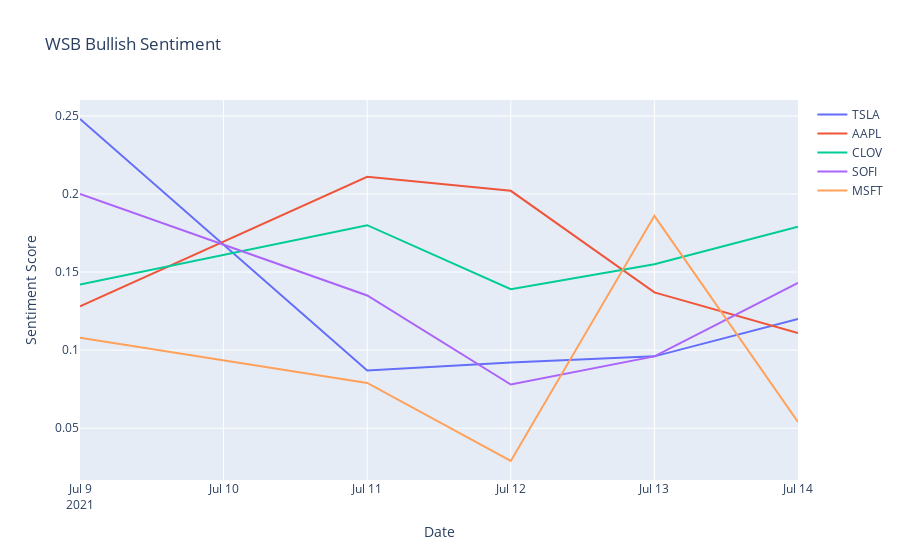
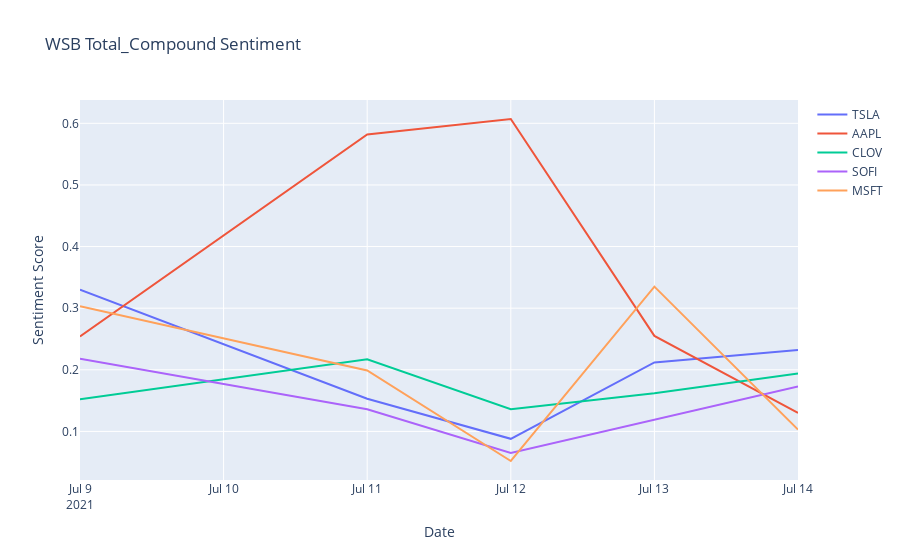

Notebook code cell kept with these figures, in order:
### Code cell
TREND_LENGTH = 5
sentiment_list = ['Bullish', 'Total_Compound']

trending_data = trend_data(TREND_LENGTH)
trending = trending_stocks(TREND_LENGTH)
plot_trends(sentiment_list)

### Figure 1 — Plotly figure (JSON) as saved in the notebook; plotly's stock layout.template omitted (floating-point values rounded to 4 significant figures)
{"data": [{"mode": "lines", "name": "TSLA", "type": "scatter", "x": ["2021-07-09T00:00:00", "2021-07-11T00:00:00", "2021-07-12T00:00:00", "2021-07-13T00:00:00", "2021-07-14T00:00:00"], "y": [0.248, 0.087, 0.092, 0.096, 0.12]}, {"mode": "lines", "name": "AAPL", "type": "scatter", "x": ["2021-07-09T00:00:00", "2021-07-11T00:00:00", "2021-07-12T00:00:00", "2021-07-13T00:00:00", "2021-07-14T00:00:00"], "y": [0.128, 0.211, 0.202, 0.137, 0.111]}, {"mode": "lines", "name": "CLOV", "type": "scatter", "x": ["2021-07-09T00:00:00", "2021-07-11T00:00:00", "2021-07-12T00:00:00", "2021-07-13T00:00:00", "2021-07-14T00:00:00"], "y": [0.142, 0.18, 0.139, 0.155, 0.179]}, {"mode": "lines", "name": "SOFI", "type": "scatter", "x": ["2021-07-09T00:00:00", "2021-07-11T00:00:00", "2021-07-12T00:00:00", "2021-07-13T00:00:00", "2021-07-14T00:00:00"], "y": [0.2, 0.135, 0.078, 0.096, 0.143]}, {"mode": "lines", "name": "MSFT", "type": "scatter", "x": ["2021-07-09T00:00:00", "2021-07-11T00:00:00", "2021-07-12T00:00:00", "2021-07-13T00:00:00", "2021-07-14T00:00:00"], "y": [0.108, 0.079, 0.029, 0.186, 0.054]}], "layout": {"autosize": true, "title": {"text": "WSB Bullish Sentiment"}, "xaxis": {"autorange": true, "range": ["2021-07-09", "2021-07-14"], "title": {"text": "Date"}, "type": "date"}, "yaxis": {"autorange": true, "range": [0.01683, 0.2602], "title": {"text": "Sentiment Score"}, "type": "linear"}}}

### Figure 2 — Plotly figure (JSON) as saved in the notebook; plotly's stock layout.template omitted (floating-point values rounded to 4 significant figures)
{"data": [{"mode": "lines", "name": "TSLA", "type": "scatter", "x": ["2021-07-09T00:00:00", "2021-07-11T00:00:00", "2021-07-12T00:00:00", "2021-07-13T00:00:00", "2021-07-14T00:00:00"], "y": [0.33, 0.153, 0.088, 0.212, 0.232]}, {"mode": "lines", "name": "AAPL", "type": "scatter", "x": ["2021-07-09T00:00:00", "2021-07-11T00:00:00", "2021-07-12T00:00:00", "2021-07-13T00:00:00", "2021-07-14T00:00:00"], "y": [0.254, 0.582, 0.607, 0.255, 0.13]}, {"mode": "lines", "name": "CLOV", "type": "scatter", "x": ["2021-07-09T00:00:00", "2021-07-11T00:00:00", "2021-07-12T00:00:00", "2021-07-13T00:00:00", "2021-07-14T00:00:00"], "y": [0.152, 0.217, 0.136, 0.162, 0.194]}, {"mode": "lines", "name": "SOFI", "type": "scatter", "x": ["2021-07-09T00:00:00", "2021-07-11T00:00:00", "2021-07-12T00:00:00", "2021-07-13T00:00:00", "2021-07-14T00:00:00"], "y": [0.218, 0.136, 0.065, 0.119, 0.173]}, {"mode": "lines", "name": "MSFT", "type": "scatter", "x": ["2021-07-09T00:00:00", "2021-07-11T00:00:00", "2021-07-12T00:00:00", "2021-07-13T00:00:00", "2021-07-14T00:00:00"], "y": [0.303, 0.199, 0.052, 0.335, 0.103]}], "layout": {"autosize": true, "title": {"text": "WSB Total_Compound Sentiment"}, "xaxis": {"autorange": true, "range": ["2021-07-09", "2021-07-14"], "title": {"text": "Date"}, "type": "date"}, "yaxis": {"autorange": true, "range": [0.02117, 0.6378], "title": {"text": "Sentiment Score"}, "type": "linear"}}}
